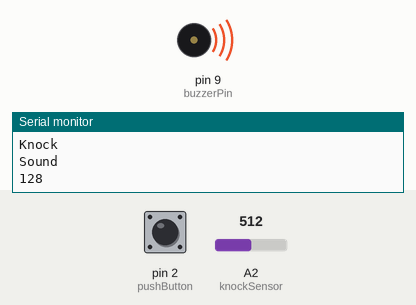
A sketch run on a simulated Arduino Uno, built with avr-gcc and run on an emulated ATmega328P. Shown: buzzer (waves = sounding), the last lines printed to the serial monitor. Inputs (shaded band) come from the test bench; at power-on: pin 2 (pushButton) LOW, A2 (knockSensor) = 512.

Above: at 5.8 s.
5.9 s: pin 2 (pushButton) pulled HIGH for 0.15 s
At 6.4 s:
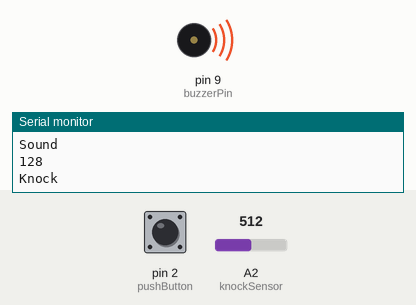
7.5 s: pin 2 (pushButton) pulled HIGH for 3.2 s
At 8.1 s:
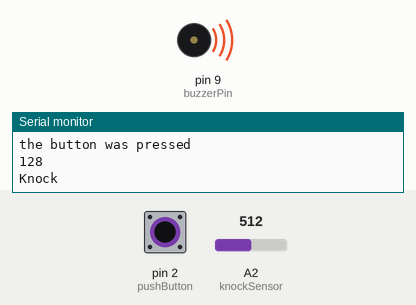
12.2 s: pin 2 (pushButton) driven HIGH
At 12.9 s:
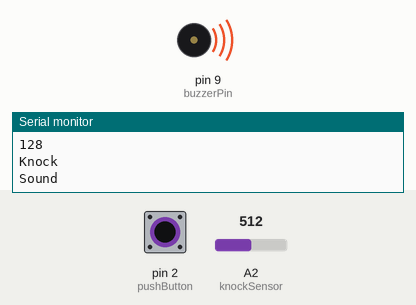
15.2 s: pin 2 (pushButton) driven LOW
At 16.0 s:
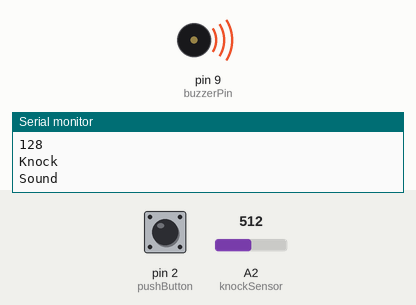
Timing chart, 0 to 17.7 s (numbered marks = the images above; inputs shaded):
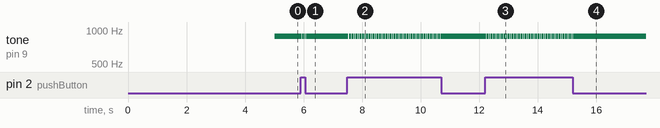

The sketch:

knockDetectorBuzzer.ino
```cpp
const int knockSensor = A2;
const int pushButton = 2;
const int buzzerPin = 9;
const int threshold = 50;
const int interval = 5000;
int pushButtonValue = 0;
int knockSensorValue = 0;
int dummySensorValue = 0;
unsigned long int lastWrongMillis = 0;
void setup() {
  pinMode(pushButton, INPUT);
  pinMode(buzzerPin, OUTPUT);
  pinMode(knockSensor, INPUT);
  Serial.begin(9600);
}

void loop() {
    Serial.println(knockSensorValue);
    if(knockSensorValue < threshold) {
      // Only read the values when they are less than the threshold
      knockSensorValue = analogRead(knockSensor);
      knockSensorValue = knockSensorValue / 4;
      lastWrongMillis = millis();
    }
    if (knockSensorValue >= threshold) {
      Serial.println("Knock");
      if ((millis() - lastWrongMillis) >= interval) {
      Serial.println("Sound");
        tone(buzzerPin, 880, 500);
        pushButtonValue = digitalRead(pushButton);
        if (pushButtonValue == HIGH) {
          // when the button is pressed, stop the buzzer and read the next value
          Serial.println("the button was pressed");
          noTone(buzzerPin);
          knockSensorValue = analogRead(knockSensor);
          knockSensorValue = knockSensorValue / 4;
        }
      }
    }
}
```

Measured:
- after the input at 5.9 s, tone on pin 9 (buzzerPin): alternates 880 Hz for 0.02 s and silent for 0.02 s, 8 changes in all, then stays 880 Hz, starting at once
- after the input at 7.5 s, tone on pin 9 (buzzerPin): alternates 880 Hz for 0.02 s and silent for 0.02 s, 144 changes in all, then stays 880 Hz, starting at once
- after the input at 12.2 s, tone on pin 9 (buzzerPin): alternates 880 Hz for 0.02 s and silent for 0.02 s, starting at once
- after the input at 15.2 s, tone on pin 9 (buzzerPin): goes on until 15.2 s, then stays 880 Hz
